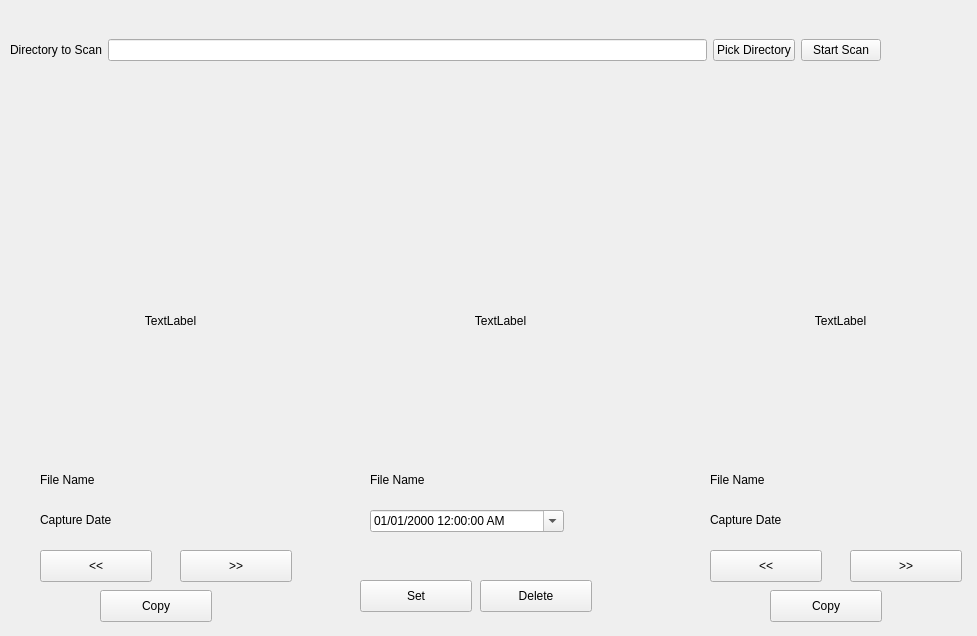
<?xml version="1.0" encoding="UTF-8"?>
<ui version="4.0">
 <class>MainWindow</class>
 <widget class="QMainWindow" name="MainWindow">
  <property name="geometry">
   <rect>
    <x>0</x>
    <y>0</y>
    <width>977</width>
    <height>636</height>
   </rect>
  </property>
  <property name="windowTitle">
   <string>MainWindow</string>
  </property>
  <widget class="QWidget" name="centralwidget">
   <widget class="QWidget" name="horizontalLayoutWidget">
    <property name="geometry">
     <rect>
      <x>10</x>
      <y>10</y>
      <width>871</width>
      <height>80</height>
     </rect>
    </property>
    <layout class="QHBoxLayout" name="horizontalLayout">
     <item>
      <widget class="QLabel" name="label">
       <property name="text">
        <string>Directory to Scan</string>
       </property>
      </widget>
     </item>
     <item>
      <widget class="QLineEdit" name="txtDirToScan">
       <property name="readOnly">
        <bool>true</bool>
       </property>
      </widget>
     </item>
     <item>
      <widget class="QPushButton" name="btnPickDirToScan">
       <property name="text">
        <string>Pick Directory</string>
       </property>
      </widget>
     </item>
     <item>
      <widget class="QPushButton" name="btnStartScan">
       <property name="text">
        <string>Start Scan</string>
       </property>
      </widget>
     </item>
    </layout>
   </widget>
   <widget class="QLabel" name="lblPic1">
    <property name="geometry">
     <rect>
      <x>40</x>
      <y>200</y>
      <width>261</width>
      <height>241</height>
     </rect>
    </property>
    <property name="text">
     <string>TextLabel</string>
    </property>
    <property name="scaledContents">
     <bool>false</bool>
    </property>
    <property name="alignment">
     <set>Qt::AlignCenter</set>
    </property>
   </widget>
   <widget class="QPushButton" name="btnPrev1">
    <property name="geometry">
     <rect>
      <x>40</x>
      <y>550</y>
      <width>112</width>
      <height>32</height>
     </rect>
    </property>
    <property name="text">
     <string>&lt;&lt;</string>
    </property>
   </widget>
   <widget class="QPushButton" name="btnNext1">
    <property name="geometry">
     <rect>
      <x>180</x>
      <y>550</y>
      <width>112</width>
      <height>32</height>
     </rect>
    </property>
    <property name="text">
     <string>&gt;&gt;</string>
    </property>
   </widget>
   <widget class="QLabel" name="lblFileName1">
    <property name="geometry">
     <rect>
      <x>40</x>
      <y>470</y>
      <width>261</width>
      <height>20</height>
     </rect>
    </property>
    <property name="text">
     <string>File Name</string>
    </property>
   </widget>
   <widget class="QLabel" name="lblInfo1">
    <property name="geometry">
     <rect>
      <x>40</x>
      <y>510</y>
      <width>261</width>
      <height>20</height>
     </rect>
    </property>
    <property name="text">
     <string>Capture Date</string>
    </property>
   </widget>
   <widget class="QPushButton" name="btnCopy1">
    <property name="geometry">
     <rect>
      <x>100</x>
      <y>590</y>
      <width>112</width>
      <height>32</height>
     </rect>
    </property>
    <property name="text">
     <string>Copy</string>
    </property>
   </widget>
   <widget class="QLabel" name="lblPic3">
    <property name="geometry">
     <rect>
      <x>710</x>
      <y>200</y>
      <width>261</width>
      <height>241</height>
     </rect>
    </property>
    <property name="text">
     <string>TextLabel</string>
    </property>
    <property name="scaledContents">
     <bool>false</bool>
    </property>
    <property name="alignment">
     <set>Qt::AlignCenter</set>
    </property>
   </widget>
   <widget class="QPushButton" name="btnPrev3">
    <property name="geometry">
     <rect>
      <x>710</x>
      <y>550</y>
      <width>112</width>
      <height>32</height>
     </rect>
    </property>
    <property name="text">
     <string>&lt;&lt;</string>
    </property>
   </widget>
   <widget class="QLabel" name="lblInfo3">
    <property name="geometry">
     <rect>
      <x>710</x>
      <y>510</y>
      <width>261</width>
      <height>20</height>
     </rect>
    </property>
    <property name="text">
     <string>Capture Date</string>
    </property>
   </widget>
   <widget class="QLabel" name="lblFileName3">
    <property name="geometry">
     <rect>
      <x>710</x>
      <y>470</y>
      <width>261</width>
      <height>20</height>
     </rect>
    </property>
    <property name="text">
     <string>File Name</string>
    </property>
   </widget>
   <widget class="QPushButton" name="btnCopy3">
    <property name="geometry">
     <rect>
      <x>770</x>
      <y>590</y>
      <width>112</width>
      <height>32</height>
     </rect>
    </property>
    <property name="text">
     <string>Copy</string>
    </property>
   </widget>
   <widget class="QPushButton" name="btnNext3">
    <property name="geometry">
     <rect>
      <x>850</x>
      <y>550</y>
      <width>112</width>
      <height>32</height>
     </rect>
    </property>
    <property name="text">
     <string>&gt;&gt;</string>
    </property>
   </widget>
   <widget class="QLabel" name="lblPic2">
    <property name="geometry">
     <rect>
      <x>370</x>
      <y>200</y>
      <width>261</width>
      <height>241</height>
     </rect>
    </property>
    <property name="text">
     <string>TextLabel</string>
    </property>
    <property name="scaledContents">
     <bool>false</bool>
    </property>
    <property name="alignment">
     <set>Qt::AlignCenter</set>
    </property>
   </widget>
   <widget class="QLabel" name="lblFileName2">
    <property name="geometry">
     <rect>
      <x>370</x>
      <y>470</y>
      <width>261</width>
      <height>20</height>
     </rect>
    </property>
    <property name="text">
     <string>File Name</string>
    </property>
   </widget>
   <widget class="QPushButton" name="btnSave2">
    <property name="geometry">
     <rect>
      <x>360</x>
      <y>580</y>
      <width>112</width>
      <height>32</height>
     </rect>
    </property>
    <property name="text">
     <string>Set</string>
    </property>
   </widget>
   <widget class="QDateTimeEdit" name="selectedDateTimeEdit2">
    <property name="geometry">
     <rect>
      <x>370</x>
      <y>510</y>
      <width>194</width>
      <height>22</height>
     </rect>
    </property>
    <property name="displayFormat">
     <string>MM/dd/yyyy hh:mm:ss AP</string>
    </property>
    <property name="calendarPopup">
     <bool>true</bool>
    </property>
   </widget>
   <widget class="QPushButton" name="btnDelete2">
    <property name="geometry">
     <rect>
      <x>480</x>
      <y>580</y>
      <width>112</width>
      <height>32</height>
     </rect>
    </property>
    <property name="text">
     <string>Delete</string>
    </property>
   </widget>
  </widget>
 </widget>
 <resources/>
 <connections/>
</ui>
